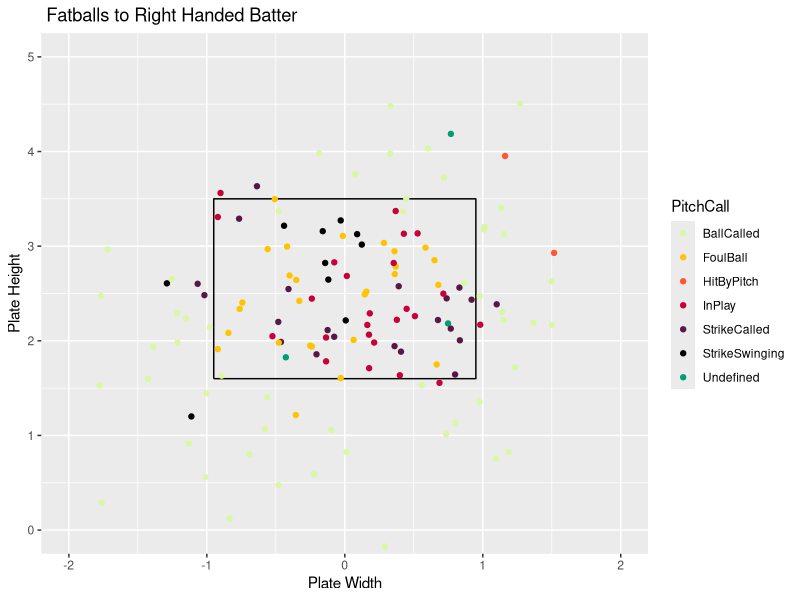
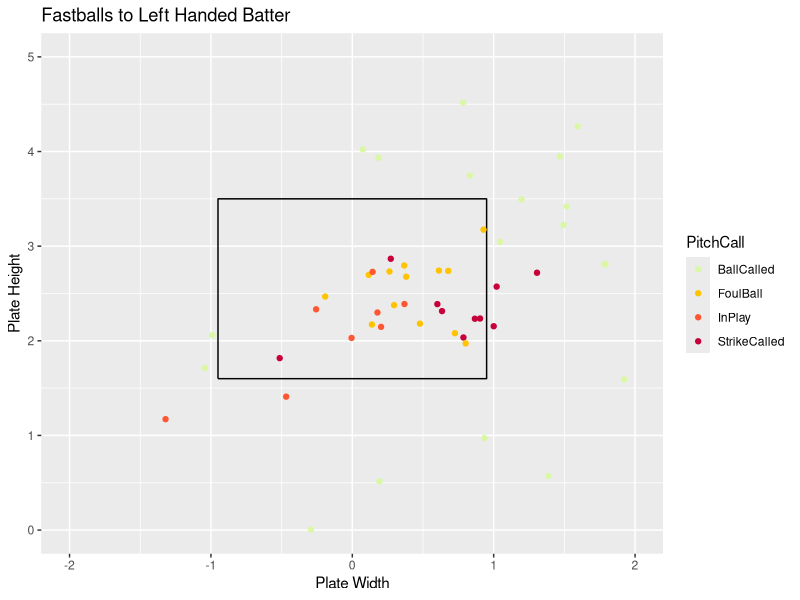

R code for these plots, in order:
## ---- chunk 1
knitr::opts_chunk$set(fig.align = "center", fig.width = 4, fig.height = 4, comment = NA, message = FALSE, warning = FALSE, echo = FALSE)
library(readr)
library(dplyr)
library(ggplot2)
library(tidyverse)
Master <- read_csv("Master.csv")
Pitcher <- Master %>%
  filter(Pitcher == "Cornatzer, Jason")
x <- c(-.95,.95,.95,-.95,-.95)
z <- c(1.6,1.6,3.5,3.5,1.6)
sz <- data_frame(x, z)
## ---- chunk 2
FastballsThrownR <- Pitcher %>%
  filter(TaggedPitchType == "Fastball" & BatterSide == "Right" & RelSpeed)
ggplot() +
  geom_path(data = sz, aes(x = x, y = z)) +
  coord_equal() +
  xlab("Plate Width") +
  ylab("Plate Height") +
  ggtitle(" Fatballs to Right Handed Batter") +
  geom_point(data = FastballsThrownR,aes(x = PlateLocSide, y = PlateLocHeight, color = PitchCall)) +
  coord_cartesian(xlim = c(-2, 2), ylim = c(0, 5)) +
  scale_color_discrete(limits = c("StrikeSwinging" ,"StrikeCalled", "BallCalled", "HitByPitch", "InPlay", "FoulBall", "Undefined")) +
  scale_color_manual(values = c("#DAF7A6","#FFC300", "#FF5733", "#C70039", "#581845", "#000000", "#009E73"))
## ---- chunk 3
FastballsThrownL <- Pitcher %>%
  filter(TaggedPitchType == "Fastball" & BatterSide == "Left")
ggplot() +
  geom_path(data = sz, aes(x = x, y = z)) +
  coord_equal() +
  xlab("Plate Width") +
  ylab("Plate Height") +
  ggtitle("Fastballs to Left Handed Batter") +
  geom_point(data = FastballsThrownL,aes(x = PlateLocSide, y = PlateLocHeight, color = PitchCall)) +
  coord_cartesian(xlim = c(-2, 2), ylim = c(0, 5)) +
  scale_color_discrete(limits = c("StrikeSwinging" ,"StrikeCalled", "BallCalled", "HitByPitch", "InPlay", "FoulBall", "Undefined")) +
  scale_color_manual(values = c("#DAF7A6","#FFC300", "#FF5733", "#C70039", "#581845", "#000000", "#009E73"))
